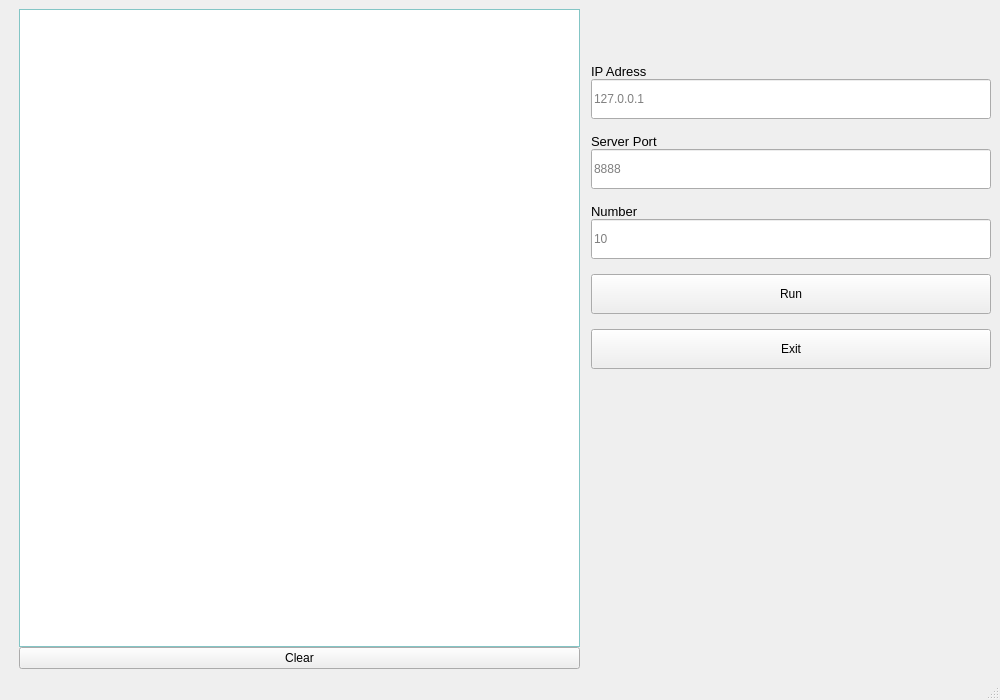
<?xml version="1.0" encoding="UTF-8"?>
<ui version="4.0">
 <class>MainWindow</class>
 <widget class="QMainWindow" name="MainWindow">
  <property name="geometry">
   <rect>
    <x>0</x>
    <y>0</y>
    <width>1000</width>
    <height>700</height>
   </rect>
  </property>
  <property name="cursor">
   <cursorShape>ArrowCursor</cursorShape>
  </property>
  <property name="windowTitle">
   <string>UDP</string>
  </property>
  <widget class="QWidget" name="centralwidget">
   <layout class="QGridLayout" name="gridLayout" columnminimumwidth="0,0,0,0">
    <item row="0" column="0">
     <spacer name="horizontalSpacer">
      <property name="orientation">
       <enum>Qt::Horizontal</enum>
      </property>
      <property name="sizeType">
       <enum>QSizePolicy::Fixed</enum>
      </property>
      <property name="sizeHint" stdset="0">
       <size>
        <width>10</width>
        <height>20</height>
       </size>
      </property>
     </spacer>
    </item>
    <item row="0" column="1">
     <layout class="QVBoxLayout" name="verticalLayout_2">
      <property name="spacing">
       <number>0</number>
      </property>
      <item>
       <widget class="QTextBrowser" name="textBrowser">
        <property name="minimumSize">
         <size>
          <width>300</width>
          <height>0</height>
         </size>
        </property>
        <property name="palette">
         <palette>
          <active>
           <colorrole role="WindowText">
            <brush brushstyle="SolidPattern">
             <color alpha="255">
              <red>0</red>
              <green>0</green>
              <blue>0</blue>
             </color>
            </brush>
           </colorrole>
           <colorrole role="Button">
            <brush brushstyle="SolidPattern">
             <color alpha="255">
              <red>170</red>
              <green>255</green>
              <blue>255</blue>
             </color>
            </brush>
           </colorrole>
           <colorrole role="Light">
            <brush brushstyle="SolidPattern">
             <color alpha="255">
              <red>255</red>
              <green>255</green>
              <blue>255</blue>
             </color>
            </brush>
           </colorrole>
           <colorrole role="Midlight">
            <brush brushstyle="SolidPattern">
             <color alpha="255">
              <red>212</red>
              <green>255</green>
              <blue>255</blue>
             </color>
            </brush>
           </colorrole>
           <colorrole role="Dark">
            <brush brushstyle="SolidPattern">
             <color alpha="255">
              <red>85</red>
              <green>127</green>
              <blue>127</blue>
             </color>
            </brush>
           </colorrole>
           <colorrole role="Mid">
            <brush brushstyle="SolidPattern">
             <color alpha="255">
              <red>113</red>
              <green>170</green>
              <blue>170</blue>
             </color>
            </brush>
           </colorrole>
           <colorrole role="Text">
            <brush brushstyle="SolidPattern">
             <color alpha="255">
              <red>0</red>
              <green>0</green>
              <blue>0</blue>
             </color>
            </brush>
           </colorrole>
           <colorrole role="BrightText">
            <brush brushstyle="SolidPattern">
             <color alpha="255">
              <red>255</red>
              <green>255</green>
              <blue>255</blue>
             </color>
            </brush>
           </colorrole>
           <colorrole role="ButtonText">
            <brush brushstyle="SolidPattern">
             <color alpha="255">
              <red>0</red>
              <green>0</green>
              <blue>0</blue>
             </color>
            </brush>
           </colorrole>
           <colorrole role="Base">
            <brush brushstyle="SolidPattern">
             <color alpha="255">
              <red>255</red>
              <green>255</green>
              <blue>255</blue>
             </color>
            </brush>
           </colorrole>
           <colorrole role="Window">
            <brush brushstyle="SolidPattern">
             <color alpha="255">
              <red>170</red>
              <green>255</green>
              <blue>255</blue>
             </color>
            </brush>
           </colorrole>
           <colorrole role="Shadow">
            <brush brushstyle="SolidPattern">
             <color alpha="255">
              <red>0</red>
              <green>0</green>
              <blue>0</blue>
             </color>
            </brush>
           </colorrole>
           <colorrole role="AlternateBase">
            <brush brushstyle="SolidPattern">
             <color alpha="255">
              <red>212</red>
              <green>255</green>
              <blue>255</blue>
             </color>
            </brush>
           </colorrole>
           <colorrole role="ToolTipBase">
            <brush brushstyle="SolidPattern">
             <color alpha="255">
              <red>255</red>
              <green>255</green>
              <blue>220</blue>
             </color>
            </brush>
           </colorrole>
           <colorrole role="ToolTipText">
            <brush brushstyle="SolidPattern">
             <color alpha="255">
              <red>0</red>
              <green>0</green>
              <blue>0</blue>
             </color>
            </brush>
           </colorrole>
          </active>
          <inactive>
           <colorrole role="WindowText">
            <brush brushstyle="SolidPattern">
             <color alpha="255">
              <red>0</red>
              <green>0</green>
              <blue>0</blue>
             </color>
            </brush>
           </colorrole>
           <colorrole role="Button">
            <brush brushstyle="SolidPattern">
             <color alpha="255">
              <red>170</red>
              <green>255</green>
              <blue>255</blue>
             </color>
            </brush>
           </colorrole>
           <colorrole role="Light">
            <brush brushstyle="SolidPattern">
             <color alpha="255">
              <red>255</red>
              <green>255</green>
              <blue>255</blue>
             </color>
            </brush>
           </colorrole>
           <colorrole role="Midlight">
            <brush brushstyle="SolidPattern">
             <color alpha="255">
              <red>212</red>
              <green>255</green>
              <blue>255</blue>
             </color>
            </brush>
           </colorrole>
           <colorrole role="Dark">
            <brush brushstyle="SolidPattern">
             <color alpha="255">
              <red>85</red>
              <green>127</green>
              <blue>127</blue>
             </color>
            </brush>
           </colorrole>
           <colorrole role="Mid">
            <brush brushstyle="SolidPattern">
             <color alpha="255">
              <red>113</red>
              <green>170</green>
              <blue>170</blue>
             </color>
            </brush>
           </colorrole>
           <colorrole role="Text">
            <brush brushstyle="SolidPattern">
             <color alpha="255">
              <red>0</red>
              <green>0</green>
              <blue>0</blue>
             </color>
            </brush>
           </colorrole>
           <colorrole role="BrightText">
            <brush brushstyle="SolidPattern">
             <color alpha="255">
              <red>255</red>
              <green>255</green>
              <blue>255</blue>
             </color>
            </brush>
           </colorrole>
           <colorrole role="ButtonText">
            <brush brushstyle="SolidPattern">
             <color alpha="255">
              <red>0</red>
              <green>0</green>
              <blue>0</blue>
             </color>
            </brush>
           </colorrole>
           <colorrole role="Base">
            <brush brushstyle="SolidPattern">
             <color alpha="255">
              <red>255</red>
              <green>255</green>
              <blue>255</blue>
             </color>
            </brush>
           </colorrole>
           <colorrole role="Window">
            <brush brushstyle="SolidPattern">
             <color alpha="255">
              <red>170</red>
              <green>255</green>
              <blue>255</blue>
             </color>
            </brush>
           </colorrole>
           <colorrole role="Shadow">
            <brush brushstyle="SolidPattern">
             <color alpha="255">
              <red>0</red>
              <green>0</green>
              <blue>0</blue>
             </color>
            </brush>
           </colorrole>
           <colorrole role="AlternateBase">
            <brush brushstyle="SolidPattern">
             <color alpha="255">
              <red>212</red>
              <green>255</green>
              <blue>255</blue>
             </color>
            </brush>
           </colorrole>
           <colorrole role="ToolTipBase">
            <brush brushstyle="SolidPattern">
             <color alpha="255">
              <red>255</red>
              <green>255</green>
              <blue>220</blue>
             </color>
            </brush>
           </colorrole>
           <colorrole role="ToolTipText">
            <brush brushstyle="SolidPattern">
             <color alpha="255">
              <red>0</red>
              <green>0</green>
              <blue>0</blue>
             </color>
            </brush>
           </colorrole>
          </inactive>
          <disabled>
           <colorrole role="WindowText">
            <brush brushstyle="SolidPattern">
             <color alpha="255">
              <red>85</red>
              <green>127</green>
              <blue>127</blue>
             </color>
            </brush>
           </colorrole>
           <colorrole role="Button">
            <brush brushstyle="SolidPattern">
             <color alpha="255">
              <red>170</red>
              <green>255</green>
              <blue>255</blue>
             </color>
            </brush>
           </colorrole>
           <colorrole role="Light">
            <brush brushstyle="SolidPattern">
             <color alpha="255">
              <red>255</red>
              <green>255</green>
              <blue>255</blue>
             </color>
            </brush>
           </colorrole>
           <colorrole role="Midlight">
            <brush brushstyle="SolidPattern">
             <color alpha="255">
              <red>212</red>
              <green>255</green>
              <blue>255</blue>
             </color>
            </brush>
           </colorrole>
           <colorrole role="Dark">
            <brush brushstyle="SolidPattern">
             <color alpha="255">
              <red>85</red>
              <green>127</green>
              <blue>127</blue>
             </color>
            </brush>
           </colorrole>
           <colorrole role="Mid">
            <brush brushstyle="SolidPattern">
             <color alpha="255">
              <red>113</red>
              <green>170</green>
              <blue>170</blue>
             </color>
            </brush>
           </colorrole>
           <colorrole role="Text">
            <brush brushstyle="SolidPattern">
             <color alpha="255">
              <red>85</red>
              <green>127</green>
              <blue>127</blue>
             </color>
            </brush>
           </colorrole>
           <colorrole role="BrightText">
            <brush brushstyle="SolidPattern">
             <color alpha="255">
              <red>255</red>
              <green>255</green>
              <blue>255</blue>
             </color>
            </brush>
           </colorrole>
           <colorrole role="ButtonText">
            <brush brushstyle="SolidPattern">
             <color alpha="255">
              <red>85</red>
              <green>127</green>
              <blue>127</blue>
             </color>
            </brush>
           </colorrole>
           <colorrole role="Base">
            <brush brushstyle="SolidPattern">
             <color alpha="255">
              <red>170</red>
              <green>255</green>
              <blue>255</blue>
             </color>
            </brush>
           </colorrole>
           <colorrole role="Window">
            <brush brushstyle="SolidPattern">
             <color alpha="255">
              <red>170</red>
              <green>255</green>
              <blue>255</blue>
             </color>
            </brush>
           </colorrole>
           <colorrole role="Shadow">
            <brush brushstyle="SolidPattern">
             <color alpha="255">
              <red>0</red>
              <green>0</green>
              <blue>0</blue>
             </color>
            </brush>
           </colorrole>
           <colorrole role="AlternateBase">
            <brush brushstyle="SolidPattern">
             <color alpha="255">
              <red>170</red>
              <green>255</green>
              <blue>255</blue>
             </color>
            </brush>
           </colorrole>
           <colorrole role="ToolTipBase">
            <brush brushstyle="SolidPattern">
             <color alpha="255">
              <red>255</red>
              <green>255</green>
              <blue>220</blue>
             </color>
            </brush>
           </colorrole>
           <colorrole role="ToolTipText">
            <brush brushstyle="SolidPattern">
             <color alpha="255">
              <red>0</red>
              <green>0</green>
              <blue>0</blue>
             </color>
            </brush>
           </colorrole>
          </disabled>
         </palette>
        </property>
        <property name="frameShadow">
         <enum>QFrame::Sunken</enum>
        </property>
       </widget>
      </item>
      <item>
       <widget class="QPushButton" name="btn_Clear">
        <property name="text">
         <string>Clear</string>
        </property>
       </widget>
      </item>
     </layout>
    </item>
    <item row="0" column="3">
     <layout class="QVBoxLayout" name="verticalLayout">
      <property name="spacing">
       <number>0</number>
      </property>
      <property name="sizeConstraint">
       <enum>QLayout::SetMinimumSize</enum>
      </property>
      <item>
       <spacer name="verticalSpacer_2">
        <property name="orientation">
         <enum>Qt::Vertical</enum>
        </property>
        <property name="sizeType">
         <enum>QSizePolicy::Fixed</enum>
        </property>
        <property name="sizeHint" stdset="0">
         <size>
          <width>0</width>
          <height>40</height>
         </size>
        </property>
       </spacer>
      </item>
      <item>
       <widget class="QLabel" name="label_IP_Address">
        <property name="sizePolicy">
         <sizepolicy hsizetype="Preferred" vsizetype="Fixed">
          <horstretch>0</horstretch>
          <verstretch>0</verstretch>
         </sizepolicy>
        </property>
        <property name="minimumSize">
         <size>
          <width>400</width>
          <height>30</height>
         </size>
        </property>
        <property name="font">
         <font>
          <family>Arial</family>
          <pointsize>10</pointsize>
          <weight>50</weight>
          <bold>false</bold>
         </font>
        </property>
        <property name="text">
         <string>IP Adress</string>
        </property>
        <property name="alignment">
         <set>Qt::AlignBottom|Qt::AlignLeading|Qt::AlignLeft</set>
        </property>
       </widget>
      </item>
      <item>
       <widget class="QLineEdit" name="lineEdit_IP_Address">
        <property name="sizePolicy">
         <sizepolicy hsizetype="Preferred" vsizetype="Fixed">
          <horstretch>0</horstretch>
          <verstretch>0</verstretch>
         </sizepolicy>
        </property>
        <property name="minimumSize">
         <size>
          <width>400</width>
          <height>40</height>
         </size>
        </property>
        <property name="placeholderText">
         <string>127.0.0.1</string>
        </property>
       </widget>
      </item>
      <item>
       <widget class="QLabel" name="label_Server_Port">
        <property name="sizePolicy">
         <sizepolicy hsizetype="Preferred" vsizetype="Fixed">
          <horstretch>0</horstretch>
          <verstretch>0</verstretch>
         </sizepolicy>
        </property>
        <property name="minimumSize">
         <size>
          <width>400</width>
          <height>30</height>
         </size>
        </property>
        <property name="font">
         <font>
          <family>Arial</family>
          <pointsize>10</pointsize>
          <weight>50</weight>
          <bold>false</bold>
         </font>
        </property>
        <property name="text">
         <string>Server Port</string>
        </property>
        <property name="alignment">
         <set>Qt::AlignBottom|Qt::AlignLeading|Qt::AlignLeft</set>
        </property>
       </widget>
      </item>
      <item>
       <widget class="QLineEdit" name="lineEdit_Server_Port">
        <property name="sizePolicy">
         <sizepolicy hsizetype="Preferred" vsizetype="Fixed">
          <horstretch>0</horstretch>
          <verstretch>0</verstretch>
         </sizepolicy>
        </property>
        <property name="minimumSize">
         <size>
          <width>400</width>
          <height>40</height>
         </size>
        </property>
        <property name="text">
         <string/>
        </property>
        <property name="placeholderText">
         <string>8888</string>
        </property>
       </widget>
      </item>
      <item>
       <widget class="QLabel" name="label_Number">
        <property name="sizePolicy">
         <sizepolicy hsizetype="Preferred" vsizetype="Fixed">
          <horstretch>0</horstretch>
          <verstretch>0</verstretch>
         </sizepolicy>
        </property>
        <property name="minimumSize">
         <size>
          <width>400</width>
          <height>30</height>
         </size>
        </property>
        <property name="font">
         <font>
          <family>Arial</family>
          <pointsize>10</pointsize>
          <weight>50</weight>
          <bold>false</bold>
         </font>
        </property>
        <property name="text">
         <string>Number</string>
        </property>
        <property name="alignment">
         <set>Qt::AlignBottom|Qt::AlignLeading|Qt::AlignLeft</set>
        </property>
       </widget>
      </item>
      <item>
       <widget class="QLineEdit" name="lineEdit_Number">
        <property name="sizePolicy">
         <sizepolicy hsizetype="Preferred" vsizetype="Fixed">
          <horstretch>0</horstretch>
          <verstretch>0</verstretch>
         </sizepolicy>
        </property>
        <property name="minimumSize">
         <size>
          <width>400</width>
          <height>40</height>
         </size>
        </property>
        <property name="text">
         <string/>
        </property>
        <property name="placeholderText">
         <string>10</string>
        </property>
       </widget>
      </item>
      <item>
       <spacer name="verticalSpacer_5">
        <property name="orientation">
         <enum>Qt::Vertical</enum>
        </property>
        <property name="sizeType">
         <enum>QSizePolicy::Fixed</enum>
        </property>
        <property name="sizeHint" stdset="0">
         <size>
          <width>0</width>
          <height>15</height>
         </size>
        </property>
       </spacer>
      </item>
      <item>
       <widget class="QPushButton" name="btn_Run">
        <property name="sizePolicy">
         <sizepolicy hsizetype="Preferred" vsizetype="Fixed">
          <horstretch>0</horstretch>
          <verstretch>0</verstretch>
         </sizepolicy>
        </property>
        <property name="minimumSize">
         <size>
          <width>400</width>
          <height>40</height>
         </size>
        </property>
        <property name="text">
         <string>Run</string>
        </property>
        <property name="flat">
         <bool>false</bool>
        </property>
       </widget>
      </item>
      <item>
       <spacer name="verticalSpacer_6">
        <property name="orientation">
         <enum>Qt::Vertical</enum>
        </property>
        <property name="sizeType">
         <enum>QSizePolicy::Fixed</enum>
        </property>
        <property name="sizeHint" stdset="0">
         <size>
          <width>0</width>
          <height>15</height>
         </size>
        </property>
       </spacer>
      </item>
      <item>
       <widget class="QPushButton" name="btn_Exit">
        <property name="sizePolicy">
         <sizepolicy hsizetype="Preferred" vsizetype="Fixed">
          <horstretch>0</horstretch>
          <verstretch>0</verstretch>
         </sizepolicy>
        </property>
        <property name="minimumSize">
         <size>
          <width>400</width>
          <height>40</height>
         </size>
        </property>
        <property name="text">
         <string>Exit</string>
        </property>
        <property name="flat">
         <bool>false</bool>
        </property>
       </widget>
      </item>
      <item>
       <spacer name="verticalSpacer">
        <property name="orientation">
         <enum>Qt::Vertical</enum>
        </property>
        <property name="sizeType">
         <enum>QSizePolicy::MinimumExpanding</enum>
        </property>
        <property name="sizeHint" stdset="0">
         <size>
          <width>0</width>
          <height>40</height>
         </size>
        </property>
       </spacer>
      </item>
     </layout>
    </item>
    <item row="0" column="2">
     <spacer name="horizontalSpacer_2">
      <property name="orientation">
       <enum>Qt::Horizontal</enum>
      </property>
      <property name="sizeType">
       <enum>QSizePolicy::Fixed</enum>
      </property>
      <property name="sizeHint" stdset="0">
       <size>
        <width>5</width>
        <height>40</height>
       </size>
      </property>
     </spacer>
    </item>
   </layout>
  </widget>
  <widget class="QStatusBar" name="statusbar"/>
 </widget>
 <resources/>
 <connections/>
</ui>
